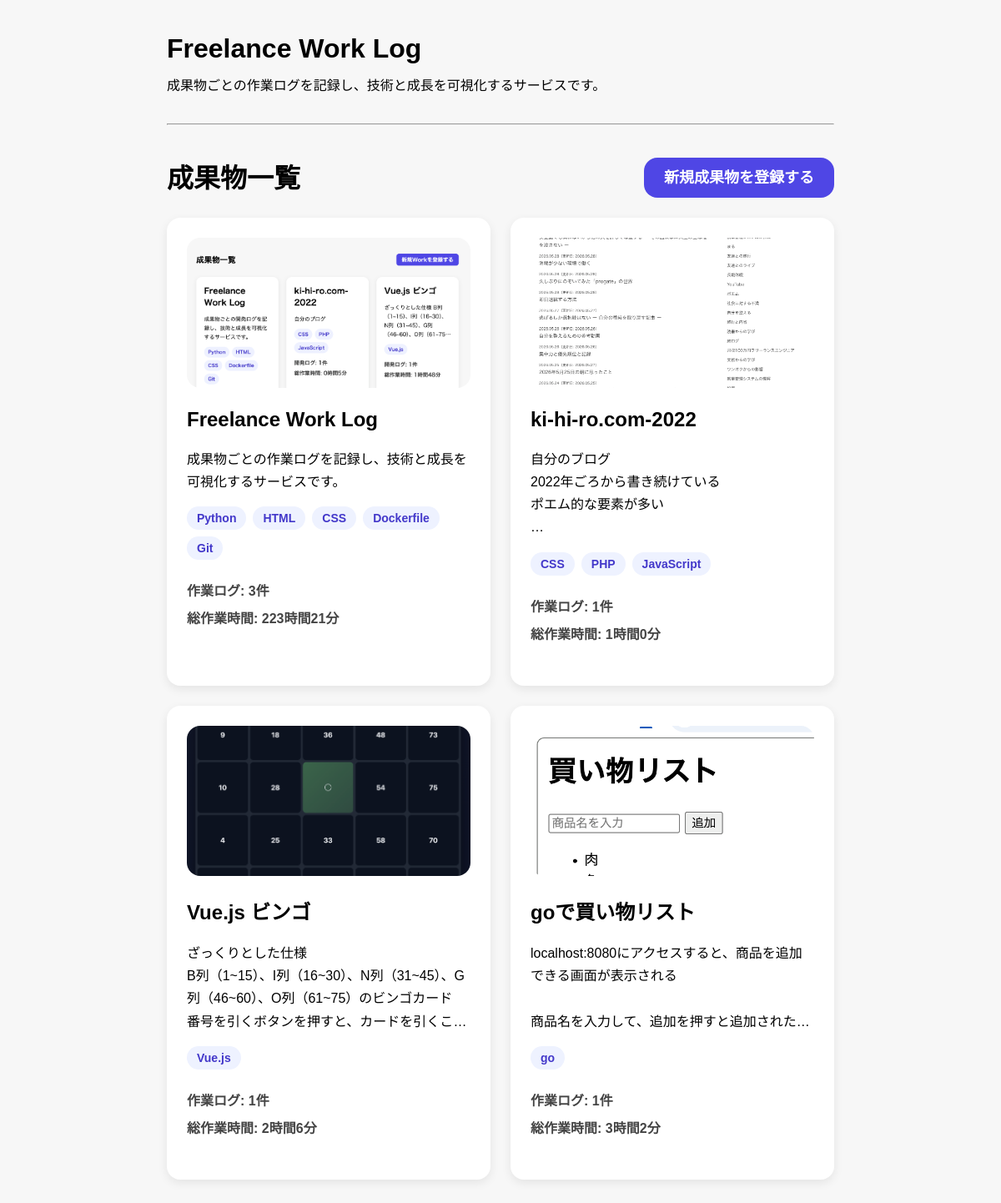
The page / on the database its author committed.
### app/models.py (models this page shows)
class Work(Base):
    __tablename__ = "works"
    id = Column(Integer, primary_key=True, index=True)
    title = Column(String, nullable=False)
    description = Column(Text, nullable=False)
    github_url = Column(String)
    app_url = Column(String)
    tech_stack = Column(String)
    posts = relationship(
        "Post",
        back_populates="work"
    )
    image_url = Column(String)
    created_at = Column(DateTime, default=datetime.now)

### app/main.py (the view)
@app.get("/")
def works_page(request: Request, db: Session = Depends(get_db)):
    works = db.query(models.Work).all()
    for work in works:
        posts = (
            db.query(models.Post)
            .filter(models.Post.work_id == work.id)
            .all()
        )
        work.post_count = len(posts)
        total_minutes = sum(
            post.work_time_minutes
            for post in posts
        )
        work.total_minutes = total_minutes
        work.total_hours = total_minutes // 60
        work.remaining_minutes = total_minutes % 60
    return templates.TemplateResponse(
        request,
        "works.html",
        {"works": works}
    )

### app/templates/works.html
{% extends "base.html" %}
{% block content %}
  <div class="section-header">
      <h2 class="section-title">
        成果物一覧
      </h2>
      <nav>
          <a href="/works-page/new">新規成果物を登録する</a>
      </nav>
  </div>
  <div class="work-grid">
    {% for work in works %}
      <a href="/works-page/{{ work.id }}" class="work-card">
        {% if work.image_url %}
          <img src="{{ work.image_url }}" class="work-thumbnail">
        {% endif %}
        <h2>{{ work.title }}</h2>
        <p class="work-description">{{ work.description }}</p>
        <div class="tech-tags">
            {% for tech in work.tech_stack.split(",") %}
                <span class="tech-tag">
                    {{ tech.strip() }}
                </span>
            {% endfor %}
        </div>
        <div class="work-stats">
          <p><strong>作業ログ:</strong> {{ work.post_count }}件</p>
          <p><strong>総作業時間:</strong> {{ work.total_hours }}時間{{ work.remaining_minutes }}分</p>
        </div>
      </a>
    {% endfor %}
  </div>
{% endblock %}

### app/static/style.css (style rules this page uses)
body { font-family: sans-serif; max-width: 800px; margin: 40px auto; padding: 0 20px; background: #f7f7f7; }
.work-description { display: -webkit-box; -webkit-line-clamp: 4; -webkit-box-orient: vertical; overflow: hidden; white-space: pre-line; line-height: 1.8; }
.work-grid { display: grid; grid-template-columns: repeat(2, 1fr); gap: 24px; }
.section-header { display: flex; justify-content: space-between; align-items: center; margin-bottom: 31px; margin-top: 38px; }
.section-header h2 { margin: 0; }
.section-header nav a { background: #4f46e5; color: white; text-decoration: none; font-size: 18px; font-weight: 700; padding: 14px 24px; border-radius: 16px; }
.work-card { background: white; border-radius: 16px; padding: 24px; box-shadow: 0 4px 12px rgba(0,0,0,0.08); min-height: 399px; text-decoration: none; color: inherit; transition: all 0.2s ease; }
.work-card h2 { margin-top: 0; font-size: 24px; }
.work-card p { line-height: 1.7; }
.tech-tags { display: flex; flex-wrap: wrap; gap: 8px; margin: 16px 0; }
.tech-tag { background: #eef2ff; color: #4338ca; padding: 6px 12px; border-radius: 999px; font-size: 14px; font-weight: 600; }
.work-stats { margin: 16px 0 24px; }
.work-stats p { margin: 4px 0; font-weight: 600; color: #444; }
.work-thumbnail { width: 100%; height: 180px; object-fit: cover; border-radius: 16px; margin-bottom: 20px; }
.work-stats { margin: 24px 0; }
.work-stats p { margin: 6px 0; font-weight: 600; }
.section-title { font-size: 2rem; font-weight: 700; margin-top: 30px; margin-bottom: 16px; }
.section-header { display: flex; justify-content: space-between; align-items: center; margin-bottom: 27px; }

### rows shown on the page
Work: image_url (picture), title "Freelance Work Log", description "成果物ごとの作業ログを記録し、技術と成長を可視化するサービスです。", strip "Python" "HTML" "CSS" "Dockerfile" "Git", post_count "3", total_hours "223", remaining_minutes "21"
Work: image_url (picture), title "ki-hi-ro.com-2022", description "自分のブログ 2022年ごろから書き続けている…", strip "CSS" "PHP" "JavaScript", post_count "1", total_hours "1", remaining_minutes "0"
Work: image_url (picture), title "Vue.js ビンゴ", description "ざっくりとした仕様…", strip "Vue.js", post_count "1", total_hours "2", remaining_minutes "6"
Work: image_url (picture), title "goで買い物リスト", strip "go", post_count "1", total_hours "3", remaining_minutes "2"
